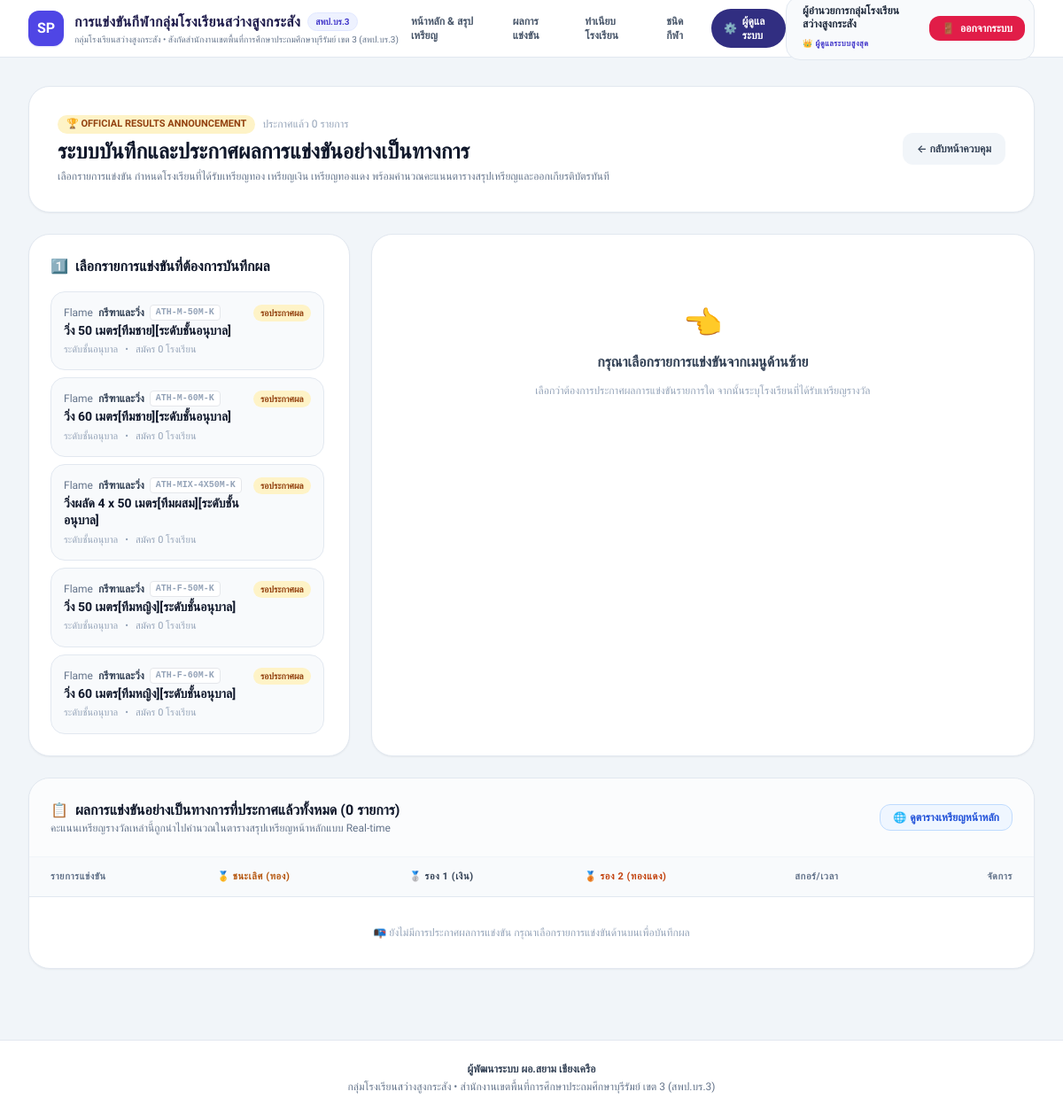
The app's page /admin/results.php (signed in) with its own data.
### tables this page shows
CREATE TABLE `events` (
  `id` VARCHAR(50) NOT NULL,
  `competition_id` VARCHAR(50) NOT NULL,
  `sport_id` VARCHAR(50) NOT NULL,
  `event_code` VARCHAR(50) NOT NULL,
  `event_name` VARCHAR(255) NOT NULL,
  `gender` ENUM('MALE','FEMALE','MIXED') NOT NULL,
  `age_group` VARCHAR(50) NOT NULL,
  `grade` VARCHAR(50) NOT NULL,
  `competition_type` ENUM('INDIVIDUAL','TEAM','DOUBLE') NOT NULL,
  `award_type` VARCHAR(100) DEFAULT 'เหรียญทอง/เงิน/ทองแดง + เกียรติบัตร',
  `max_players` INT(11) DEFAULT 1,
  `min_players` INT(11) DEFAULT 1,
  `status` ENUM('OPEN','CLOSED','IN_PROGRESS','COMPLETED') DEFAULT 'OPEN',
  PRIMARY KEY (`id`),
  KEY `idx_event_sport` (`sport_id`)
);

CREATE TABLE `sports` (
  `id` VARCHAR(50) NOT NULL,
  `sport_name` VARCHAR(100) NOT NULL,
  `sport_icon` VARCHAR(50) DEFAULT 'Trophy',
  `description` TEXT DEFAULT NULL,
  `category` ENUM('BALL_SPORTS','RACQUET_SPORTS','ATHLETICS','TRADITIONAL_SPORTS','OTHER') DEFAULT 'BALL_SPORTS',
  `status` ENUM('ACTIVE','INACTIVE') DEFAULT 'ACTIVE',
  PRIMARY KEY (`id`)
);

### includes/thai_formatter.php (called while the page is built, shortened)
<?php
function normalizeEducationLevel(?string $level): string {
    $raw = trim($level);
    if (preg_match('/(อนุบาล|ปฐมวัย|kindergarten|k\b|preschool|อ\.\s*[1-3]|อ\.[1-3])/ui', $raw)) {
        return STANDARD_LEVEL_KINDERGARTEN;
    }
    if (preg_match('/(มัธยม|ม\.ต้น|ม\.\s*[1-3]|ม\.[1-3]|secondary|junior\s*high|grade\s*[7-9])/ui', $raw)) {
        return STANDARD_LEVEL_SECONDARY;
    }
    if (preg_match('/(ประถม|ป\.\s*[1-6]|ป\.[1-6]|primary|elementary|grade\s*[1-6])/ui', $raw)) {
        return STANDARD_LEVEL_PRIMARY;
    }
    return STANDARD_LEVEL_PRIMARY;
}
function getEducationLevelWeight(?string $grade): int {
    $norm = normalizeEducationLevel($grade);
    if ($norm === STANDARD_LEVEL_KINDERGARTEN) return 0;
    if ($norm === STANDARD_LEVEL_PRIMARY) return 1;
    if ($norm === STANDARD_LEVEL_SECONDARY) return 2;
    return 99;
}
function getGenderWeight(?string $gender, ?string $eventName = ''): int {
    $g = strtoupper(trim($gender ?? ''));
    $name = (string)($eventName ?? '');
    if ($g === 'MALE' || mb_strpos($name, '[ทีมชาย]') !== false || mb_strpos($name, 'ชาย') !== false) {
        if (mb_strpos($name, 'หญิง') === false && mb_strpos($name, 'ผสม') === false) {
            return 0;
        }
    }
    if ($g === 'MIXED' || mb_strpos($name, '[ทีมผสม]') !== false || mb_strpos($name, 'ผสม') !== false) {
        return 1;
    }
    if ($g === 'FEMALE' || mb_strpos($name, '[ทีมหญิง]') !== false || mb_strpos($name, 'หญิง') !== false) {
        return 2;
    }
    return 0;
}
function compareEventsForSort(array $a, array $b): int {
    $gradeA = $a['grade'] ?? $a['age_group'] ?? $a['event_name'] ?? '';
    $gradeB = $b['grade'] ?? $b['age_group'] ?? $b['event_name'] ?? '';
    $wGradeA = getEducationLevelWeight($gradeA);
    $wGradeB = getEducationLevelWeight($gradeB);
    if ($wGradeA !== $wGradeB) {
        return $wGradeA <=> $wGradeB;
    }
    $genA = $a['gender'] ?? '';
    $genB = $b['gender'] ?? '';
    $nameA = $a['event_name'] ?? '';
    $nameB = $b['event_name'] ?? '';
    $wGenA = getGenderWeight($genA, $nameA);
    $wGenB = getGenderWeight($genB, $nameB);
    if ($wGenA !== $wGenB) {
        return $wGenA <=> $wGenB;
    }
    return strcmp($nameA, $nameB);
}
function sortEventsList(array $eventsList): array {
    $sorted = $eventsList;
    usort($sorted, 'compareEventsForSort');
    return $sorted;
}

### admin/results.php (the view, shortened to what this page needs)
<?php
require_once __DIR__ . '/../includes/thai_formatter.php';
$pdo = Database::getConnection();
$selectedEventId = $_GET['event_id'] ?? '';
$rawAllEvents = $pdo->query("
    SELECT e.*, s.sport_name, s.sport_icon,
           (SELECT COUNT(*) FROM registrations r WHERE r.event_id = e.id) as reg_count,
           (SELECT COUNT(*) FROM results res WHERE res.event_id = e.id AND res.status = 'OFFICIAL') as result_count
    FROM events e
    JOIN sports s ON e.sport_id = s.id
")->fetchAll();
$allEvents = sortEventsList($rawAllEvents);
$officialResults = $pdo->query("
    SELECT e.id as event_id, e.event_name, e.event_code, s.sport_name, s.sport_icon,
           MAX(CASE WHEN r.medal = 'GOLD' THEN sch.school_name END) as gold_school,
           MAX(CASE WHEN r.medal = 'SILVER' THEN sch.school_name END) as silver_school,
           MAX(CASE WHEN r.medal = 'BRONZE' THEN sch.school_name END) as bronze_school,
           MAX(CASE WHEN r.rank = 4 THEN sch.school_name END) as honorable_school,
           MAX(r.score) as score,
           MAX(r.recorded_at) as announced_at
    FROM events e
    JOIN sports s ON e.sport_id = s.id
    JOIN results r ON e.id = r.event_id AND r.status = 'OFFICIAL'
    JOIN schools sch ON r.school_id = sch.id
    GROUP BY e.id, e.event_name, e.event_code, s.sport_name, s.sport_icon
    ORDER BY announced_at DESC
")->fetchAll();
require_once __DIR__ . '/../includes/header.php';
?>
<div class="space-y-6">
    <div class="bg-white rounded-3xl p-6 sm:p-8 shadow-sm border border-slate-200 flex flex-col md:flex-row md:items-center justify-between gap-4">
        <div>
            <div class="flex items-center gap-2 mb-1">
                <span class="px-2.5 py-0.5 rounded-full bg-amber-100 text-amber-800 text-[11px] font-bold">
                    🏆 OFFICIAL RESULTS ANNOUNCEMENT
                </span>
                <span class="text-xs text-slate-400">ประกาศแล้ว <?= count($officialResults) ?> รายการ</span>
            </div>
            <h1 class="text-xl sm:text-2xl font-bold font-kanit text-slate-900">
                ระบบบันทึกและประกาศผลการแข่งขันอย่างเป็นทางการ
            </h1>
            <p class="text-xs text-slate-500 mt-1">
                เลือกรายการแข่งขัน กำหนดโรงเรียนที่ได้รับเหรียญทอง เหรียญเงิน เหรียญทองแดง พร้อมคำนวณคะแนนตารางสรุปเหรียญและออกเกียรติบัตรทันที
            </p>
        </div>
        <a href="/admin/index.php" class="px-4 py-2.5 bg-slate-100 hover:bg-slate-200 text-slate-700 font-semibold text-xs rounded-xl transition self-start md:self-auto">
            &larr; กลับหน้าควบคุม
        </a>
    </div>
    <div class="grid grid-cols-1 lg:grid-cols-3 gap-6">
        <div class="bg-white rounded-3xl p-6 border border-slate-200 shadow-sm space-y-4">
            <h2 class="text-base font-bold font-kanit text-slate-900 flex items-center gap-2">
                <span>1️⃣</span> เลือกรายการแข่งขันที่ต้องการบันทึกผล
            </h2>
            <div class="space-y-2 max-h-[500px] overflow-y-auto pr-1">
                <?php foreach ($allEvents as $ev): ?>
                    <?php
                    $isSelected = ($selectedEventId === $ev['id']);
                    $isCompleted = ($ev['result_count'] > 0 || $ev['status'] === 'COMPLETED');
                    ?>
                    <a
                        href="?event_id=<?= urlencode($ev['id']) ?>"
                        class="p-3.5 rounded-2xl border transition block <?= $isSelected ? 'bg-indigo-50 border-indigo-500 shadow-sm' : ($isCompleted ? 'bg-emerald-50/40 border-emerald-200 hover:border-emerald-400' : 'bg-slate-50 border-slate-200 hover:border-indigo-300') ?>"
                    >
                        <div class="flex items-start justify-between gap-2">
                            <div class="min-w-0 flex-1">
                                <div class="flex items-center gap-1.5 text-xs text-slate-500 mb-0.5">
                                    <span><?= $ev['sport_icon'] ?></span>
                                    <span class="font-semibold text-slate-700 truncate"><?= htmlspecialchars($ev['sport_name']) ?></span>
                                    <span class="text-[10px] font-mono text-slate-400 font-bold bg-white px-1.5 py-0.2 rounded border"><?= htmlspecialchars($ev['event_code']) ?></span>
                                </div>
                                <div class="font-bold font-kanit text-slate-900 text-sm leading-snug"><?= htmlspecialchars($ev['event_name']) ?></div>
                                <div class="text-[11px] text-slate-400 mt-1 flex items-center gap-2">
                                    <span><?= htmlspecialchars($ev['age_group']) ?></span>
                                    <span>&bull;</span>
                                    <span>สมัคร <?= $ev['reg_count'] ?> โรงเรียน</span>
                                </div>
                            </div>
                            <?php if ($isCompleted): ?>
                                <span class="px-2 py-0.5 rounded-full bg-emerald-100 text-emerald-800 text-[10px] font-bold shrink-0">
                                    ✓ ประกาศแล้ว
                                </span>
                            <?php else: ?>
                                <span class="px-2 py-0.5 rounded-full bg-amber-100 text-amber-800 text-[10px] font-bold shrink-0">
                                    รอประกาศผล
                                </span>
                            <?php endif; ?>
                        </div>
                    </a>
                <?php endforeach; ?>
            </div>
        </div>
        <div class="lg:col-span-2 bg-white rounded-3xl p-6 sm:p-8 border border-slate-200 shadow-sm space-y-5">
            <?php if (!$selectedEventId): ?>
                <div class="p-12 text-center text-slate-400 space-y-3">
                    <div class="text-4xl">👈</div>
                    <div class="font-bold font-kanit text-slate-700 text-base">กรุณาเลือกรายการแข่งขันจากเมนูด้านซ้าย</div>
                    <p class="text-xs">เลือกว่าต้องการประกาศผลการแข่งขันรายการใด จากนั้นระบุโรงเรียนที่ได้รับเหรียญรางวัล</p>
                </div>
            <?php endif; ?>
        </div>
    </div>
    <div class="bg-white rounded-3xl border border-slate-200 shadow-sm overflow-hidden space-y-0">
        <div class="p-6 border-b border-slate-100 flex flex-col sm:flex-row sm:items-center justify-between gap-2 bg-slate-50/50">
            <div>
                <h2 class="text-base font-bold font-kanit text-slate-900 flex items-center gap-2">
                    <span>📋</span> ผลการแข่งขันอย่างเป็นทางการที่ประกาศแล้วทั้งหมด (<?= count($officialResults) ?> รายการ)
                </h2>
                <p class="text-xs text-slate-500">คะแนนเหรียญรางวัลเหล่านี้ถูกนำไปคำนวณในตารางสรุปเหรียญหน้าหลักแบบ Real-time</p>
            </div>
            <a href="/index.php" target="_blank" class="px-3.5 py-1.5 bg-blue-50 text-blue-700 hover:bg-blue-100 rounded-xl text-xs font-semibold border border-blue-200 transition flex items-center gap-1 self-start sm:self-auto">
                <span>🌐</span> ดูตารางเหรียญหน้าหลัก
            </a>
        </div>
        <div class="overflow-x-auto">
            <table class="w-full text-left text-xs">
                <thead class="bg-slate-50 text-slate-500 uppercase tracking-wider text-[11px] font-semibold border-b border-slate-200">
                    <tr>
                        <th class="p-3.5 pl-6">รายการแข่งขัน</th>
                        <th class="p-3.5 text-amber-700">🥇 ชนะเลิศ (ทอง)</th>
                        <th class="p-3.5 text-slate-700">🥈 รอง 1 (เงิน)</th>
                        <th class="p-3.5 text-orange-700">🥉 รอง 2 (ทองแดง)</th>
                        <th class="p-3.5 text-slate-500">สกอร์/เวลา</th>
                        <th class="p-3.5 pr-6 text-right">จัดการ</th>
                    </tr>
                </thead>
                <tbody class="divide-y divide-slate-100">
                    <?php if (empty($officialResults)): ?>
                        <tr>
                            <td colspan="6" class="p-8 text-center text-slate-400">
                                📭 ยังไม่มีการประกาศผลการแข่งขัน กรุณาเลือกรายการแข่งขันด้านบนเพื่อบันทึกผล
                            </td>
                        </tr>
                    <?php endif; ?>
                </tbody>
            </table>
        </div>
    </div>
</div>
<?php require_once __DIR__ . '/../includes/footer.php'; ?>

### includes/header.php (style rules this page uses)
body { font-family: 'Prompt', -apple-system, BlinkMacSystemFont, "Segoe UI", Roboto, sans-serif; }
h1, h2, h3, h4, h5, h6, .font-kanit { font-family: 'Kanit', sans-serif; }

### records on screen
events: sport.sport_icon "Flame", sport.sport_name "กรีฑาและวิ่ง", event_code "ATH-M-50M-K", event_name "วิ่ง 50 เมตร[ทีมชาย][ระดับชั้นอนุบาล]", age_group "ระดับชั้นอนุบาล", reg_count "0", status "รอประกาศผล"
events: sport.sport_icon "Flame", sport.sport_name "กรีฑาและวิ่ง", event_code "ATH-M-60M-K", event_name "วิ่ง 60 เมตร[ทีมชาย][ระดับชั้นอนุบาล]", age_group "ระดับชั้นอนุบาล", reg_count "0", status "รอประกาศผล"
events: sport.sport_icon "Flame", sport.sport_name "กรีฑาและวิ่ง", event_code "ATH-MIX-4X50M-K", event_name "วิ่งผลัด 4 x 50 เมตร[ทีมผสม][ระดับชั้นอนุบาล]", age_group "ระดับชั้นอนุบาล", reg_count "0", status "รอประกาศผล"
events: sport.sport_icon "Flame", sport.sport_name "กรีฑาและวิ่ง", event_code "ATH-F-50M-K", event_name "วิ่ง 50 เมตร[ทีมหญิง][ระดับชั้นอนุบาล]", age_group "ระดับชั้นอนุบาล", reg_count "0", status "รอประกาศผล"
events: sport.sport_icon "Flame", sport.sport_name "กรีฑาและวิ่ง", event_code "ATH-F-60M-K", event_name "วิ่ง 60 เมตร[ทีมหญิง][ระดับชั้นอนุบาล]", age_group "ระดับชั้นอนุบาล", reg_count "0", status "รอประกาศผล"

### other values on screen
$user['full_name'] "ผู้อำนวยการกลุ่มโรงเรียนสว่างสูงกระสัง"
count($officialResults) "0"
